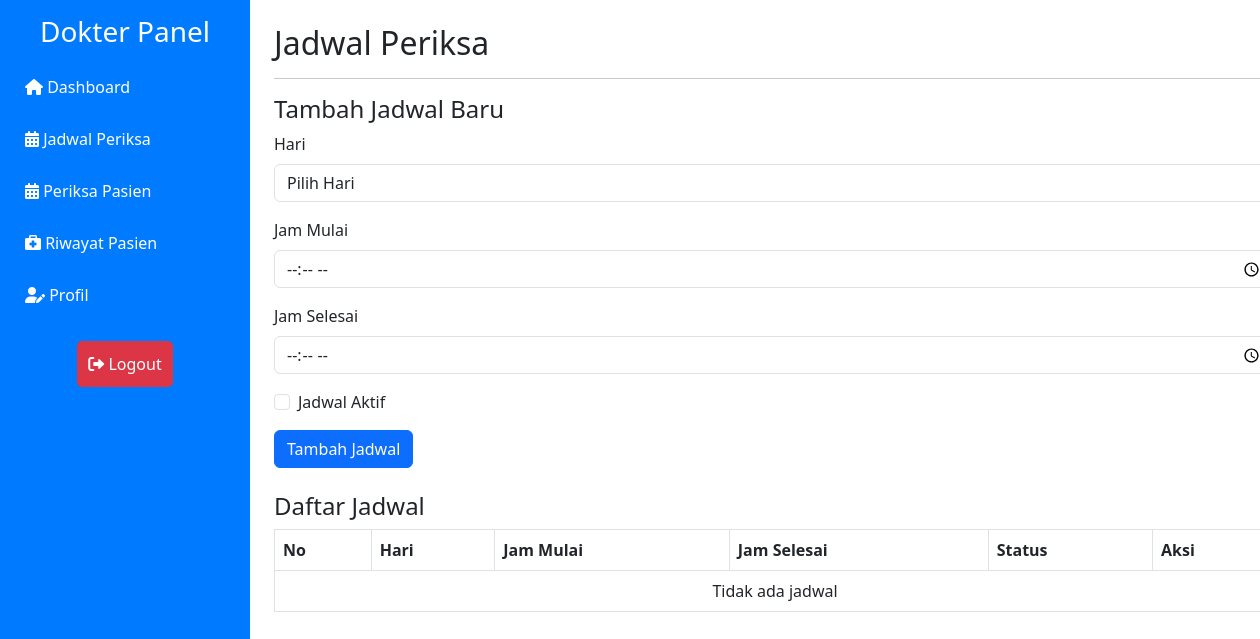
The page /dokter/jadwal-periksa.php (signed in) on the database as committed earlier.
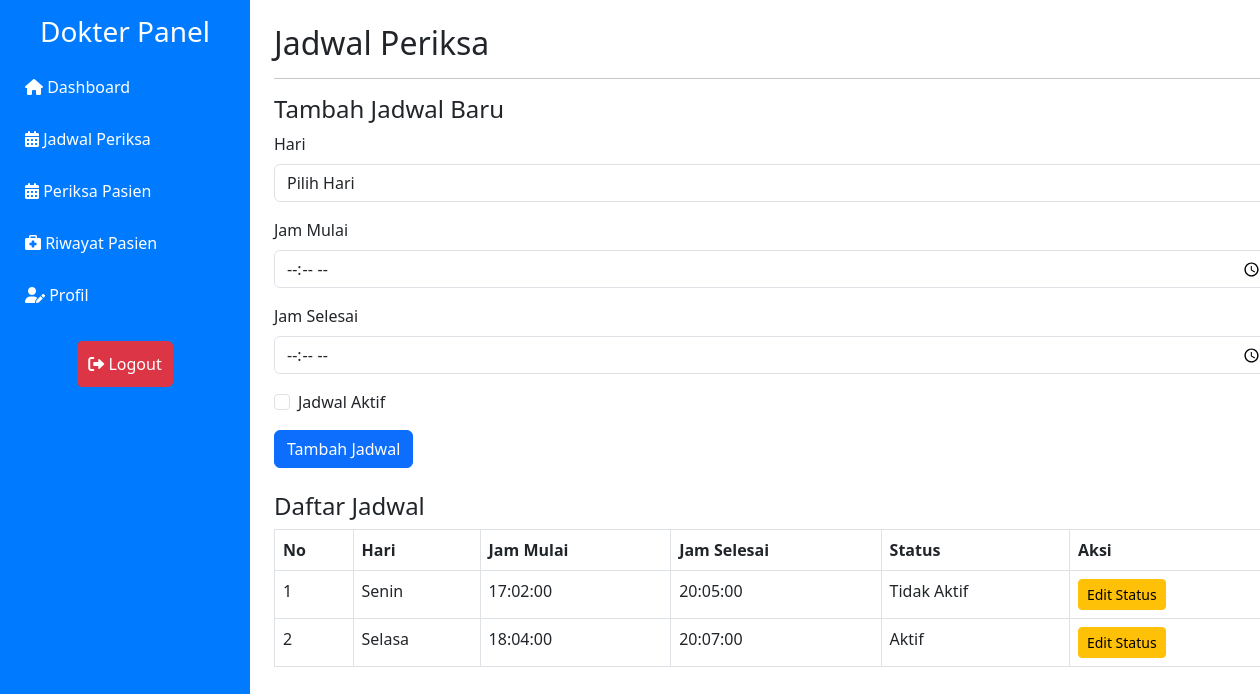
The same page on the database as committed later.
### tables this page shows
CREATE TABLE `jadwal_periksa` (
  `id_jadwal` int NOT NULL,
  `id_dokter` int DEFAULT NULL,
  `hari` varchar(20) NOT NULL,
  `jam_mulai` time NOT NULL,
  `jam_selesai` time NOT NULL,
  `aktif` tinyint(1) DEFAULT '0'
);

### dokter/jadwal-periksa.php (the view, shortened to what the changed rows need)
<?php
include('../includes/db.php');
$id_dokter = $_SESSION['user_id'];
$jadwal_result = mysqli_query($conn, "SELECT * FROM Jadwal_Periksa WHERE id_dokter = $id_dokter");
?>
<!DOCTYPE html>
<html lang="en">
<head>
    <link href="https://cdn.jsdelivr.net/npm/bootstrap@5.3.0-alpha3/dist/css/bootstrap.min.css" rel="stylesheet">
    <link rel="stylesheet" href="https://cdnjs.cloudflare.com/ajax/libs/font-awesome/6.0.0-beta3/css/all.min.css">
    <link href="../assets/style.css" rel="stylesheet">
</head>
<body>
    <div class="container-fluid">
        <div class="row">
            <div class="col-md-9 col-lg-10 content p-4">
                <h2>Jadwal Periksa</h2>
                <table class="table table-bordered">
                    <thead>
                        <tr>
                            <th>No</th>
                            <th>Hari</th>
                            <th>Jam Mulai</th>
                            <th>Jam Selesai</th>
                            <th>Status</th>
                            <th>Aksi</th>
                        </tr>
                    </thead>
                    <tbody>
                        <?php if (mysqli_num_rows($jadwal_result) > 0) {
                            $no = 1;
                            while ($row = mysqli_fetch_assoc($jadwal_result)) { ?>
                                <tr>
                                    <td><?= $no++ ?></td>
                                    <td><?= $row['hari'] ?></td>
                                    <td><?= $row['jam_mulai'] ?></td>
                                    <td><?= $row['jam_selesai'] ?></td>
                                    <td><?= $row['aktif'] ? 'Aktif' : 'Tidak Aktif' ?></td>
                                    <td>
                                        <a href="?edit_id=<?= $row['id_jadwal'] ?>" class="btn btn-warning btn-sm">Edit Status</a>
                                </tr>
                            <?php }
                        } else { ?>
                            <tr><td colspan="6" class="text-center">Tidak ada jadwal</td></tr>
                        <?php } ?>
                    </tbody>
                </table>
            </div>
        </div>
    </div>
</body>
</html>

Rows that differ between the two databases and show on the page:
added jadwal_periksa: hari "Senin", jam_mulai "17:02:00", jam_selesai "20:05:00", aktif "Tidak Aktif"
added jadwal_periksa: hari "Selasa", jam_mulai "18:04:00", jam_selesai "20:07:00", aktif "Aktif"
Other text that changed with them:
text no longer shown: "Tidak ada jadwal"
